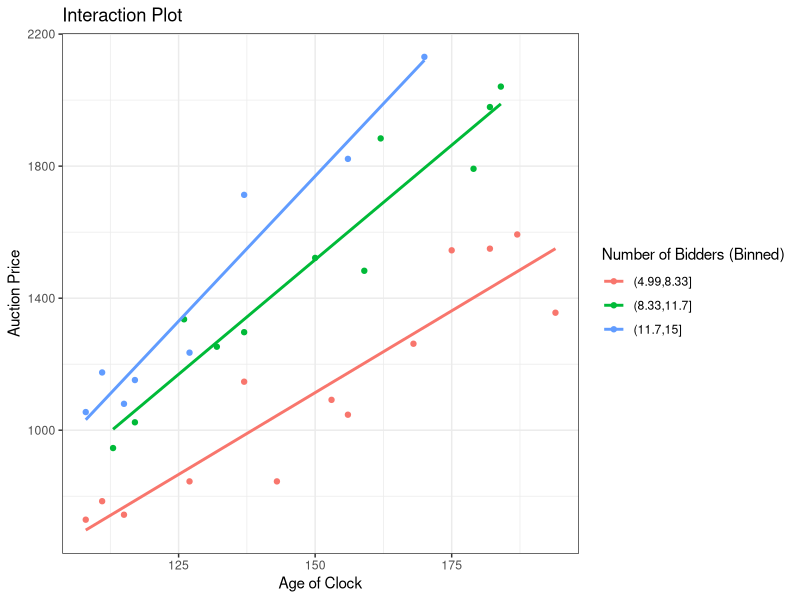
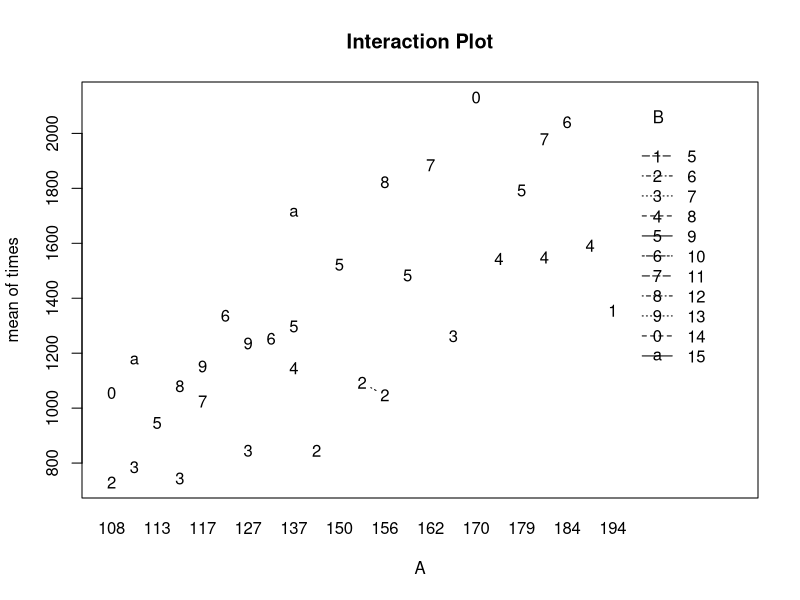

Source code (R) for these figures, in order:
## ---- chunk 1
knitr::opts_chunk$set(echo = TRUE)
library(tidyverse)
## ---- chunk 2
auction <- read_csv("auction data.csv")
head(auction)
## ---- chunk 3
mod1 <- lm(auction ~., data = auction)
summary(mod1)

mod2 <- lm(auction ~ age + bidders + I(age^2) + I(bidders^2), data =auction)
summary(mod2)

mod3 <- lm(auction ~ age + bidders + I(bidders^2), data =auction)
summary(mod2)
## ---- chunk 4
summary(mod1)$coef
## ---- chunk 5
mod1$coefficients
## ---- chunk 6
#method 2 to extract coefficients
summary(mod1)$coef[1,1]; summary(mod1)$coef[2,1]
## ---- chunk 7
aov(mod1)
## ---- chunk 8
model1 <- lm(auction ~., data = auction)
summary(model1)
## ---- chunk 9
model2 <- lm(auction ~ age + bidders + age*bidders, data = auction)
summary(model2)
## ---- chunk 10
library(ggplot2)
ggplot(auction, aes(x = age, y = auction, color = as.factor(cut(bidders, breaks = 3)))) +
  geom_point() +
  geom_smooth(method = "lm", se = FALSE) +
  labs(x = "Age of Clock", y = "Auction Price", color = "Number of Bidders (Binned)") +
  ggtitle("Interaction Plot") +
  theme_bw()
## ---- chunk 11
interaction.plot(x.factor = factor(auction$age), trace.factor = auction$bidders,
                 response = auction$auction, trace.label = "B", type = "b", xlab = "A", 
                 ylab = "mean of times", main = "Interaction Plot")
## ---- chunk 12
model3 <- lm(auction ~ age + bidders + I(age^2) + I(bidders^2),
             data = auction)
summary(model3)
## ---- chunk 13
model4 <- lm(auction ~ age + bidders + I(age^2) + I(bidders^2) +
               age*bidders, data = auction)
summary(model4)
## ---- chunk 14
# Extract R-squared values
r_squared_values <- c(
  "Model 1" = summary(model1)$r.squared,
  "Model 2" = summary(model2)$r.squared,
  "Model 3" = summary(model3)$r.squared,
  "Model 4" = summary(model4)$r.squared
)

# Create a table
r_squared_table <- data.frame(
  Model = names(r_squared_values),
  R_squared = r_squared_values
)

# Print the table
print(r_squared_table)
## ---- chunk 15
set.seed(1)
gender <- sample(c(0, 1), size = length(auction$age), replace = TRUE)
auction$gender <- gender
head(auction)
## ---- chunk 16
m5 <- lm(auction ~ age + bidders + factor(gender), data = auction)
summary(m5)

